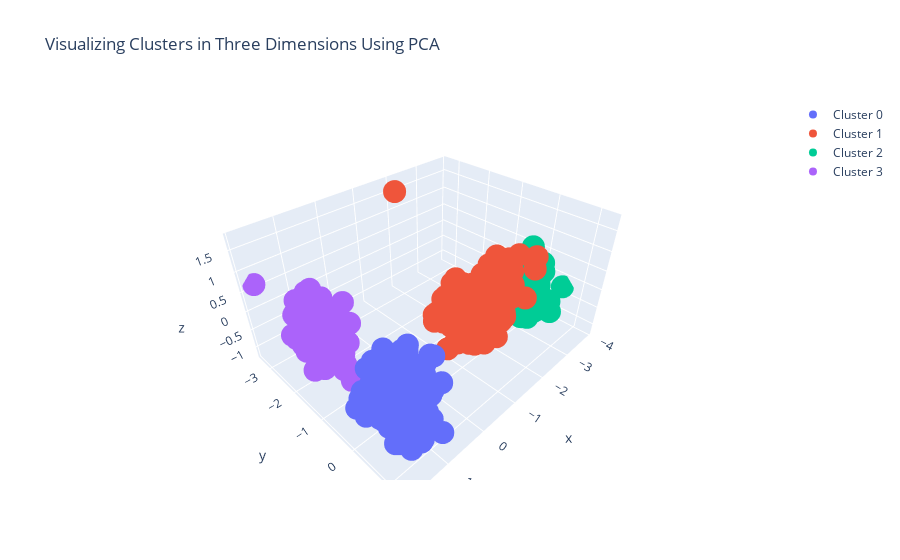

Notebook source saved alongside this figure:
### Code cell
#trace1 is for 'Cluster 0'
trace1 = go.Scatter3d(
                    x = cluster0["PC1_3d"],
                    y = cluster0["PC2_3d"],
                    z = cluster0["PC3_3d"],
                    mode = "markers",
                    name = "Cluster 0",
                    #marker = dict(color = 'rgba(255, 128, 255, 0.8)'),
                    text = None)

#trace2 is for 'Cluster 1'
trace2 = go.Scatter3d(
                    x = cluster1["PC1_3d"],
                    y = cluster1["PC2_3d"],
                    z = cluster1["PC3_3d"],
                    mode = "markers",
                    name = "Cluster 1",
                    #marker = dict(color = 'rgba(255, 128, 2, 0.8)'),
                    text = None)

#trace3 is for 'Cluster 2'
trace3 = go.Scatter3d(
                    x = cluster2["PC1_3d"],
                    y = cluster2["PC2_3d"],
                    z = cluster2["PC3_3d"],
                    mode = "markers",
                    name = "Cluster 2",
                    #marker = dict(color = 'rgba(0, 255, 200, 0.8)'),
                    text = None)

#trace4 is for 'Cluster 3'
trace4 = go.Scatter3d(
                    x = cluster3["PC1_3d"],
                    y = cluster3["PC2_3d"],
                    z = cluster3["PC3_3d"],
                    mode = "markers",
                    name = "Cluster 3",
                    #marker = dict(color = 'rgba(0, 255, 200, 0.8)'),
                    text = None)

data = [trace1, trace2, trace3, trace4]

title = "Visualizing Clusters in Three Dimensions Using PCA"

layout = dict(title = title,
              xaxis= dict(title= 'PC1',ticklen= 5,zeroline= False),
              yaxis= dict(title= 'PC2',ticklen= 5,zeroline= False)
             )

fig = dict(data = data, layout = layout)

iplot(fig)

### Figure 1 — Plotly figure (JSON) as saved in the notebook; plotly's stock layout.template omitted (floating-point values rounded to 4 significant figures; data arrays with more than 128 entries replaced by an {"elided": "..."} marker saying what was removed)
{"data": [{"mode": "markers", "name": "Cluster 0", "type": "scatter3d", "x": {"elided": "532 float values"}, "y": {"elided": "532 float values"}, "z": {"elided": "532 float values"}}, {"mode": "markers", "name": "Cluster 1", "type": "scatter3d", "x": {"elided": "265 float values"}, "y": {"elided": "265 float values"}, "z": {"elided": "265 float values"}}, {"mode": "markers", "name": "Cluster 2", "type": "scatter3d", "x": {"elided": "185 float values"}, "y": {"elided": "185 float values"}, "z": {"elided": "185 float values"}}, {"mode": "markers", "name": "Cluster 3", "type": "scatter3d", "x": {"elided": "167 float values"}, "y": {"elided": "167 float values"}, "z": {"elided": "167 float values"}}], "layout": {"title": {"text": "Visualizing Clusters in Three Dimensions Using PCA"}, "xaxis": {"ticklen": 5, "title": {"text": "PC1"}, "zeroline": false}, "yaxis": {"ticklen": 5, "title": {"text": "PC2"}, "zeroline": false}}}
